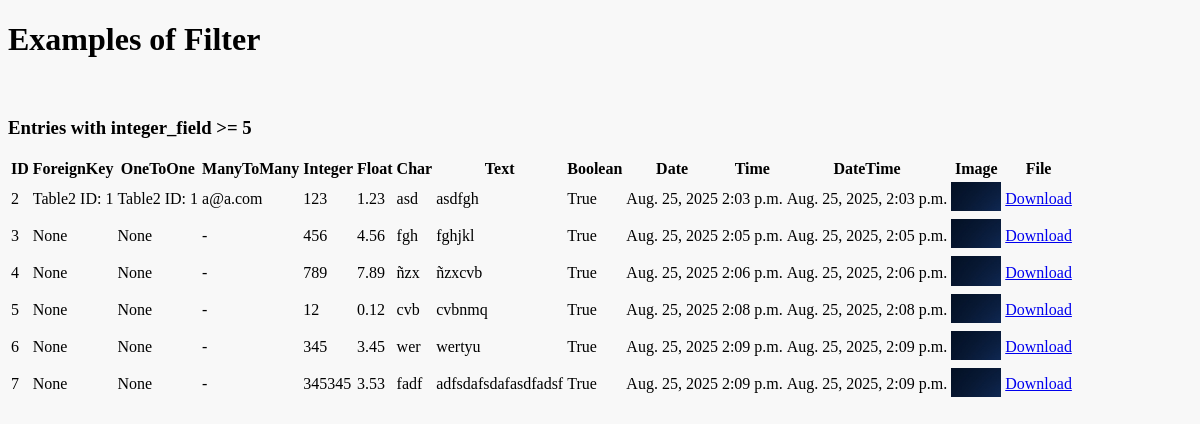
Page /filter_example on the earlier database version.
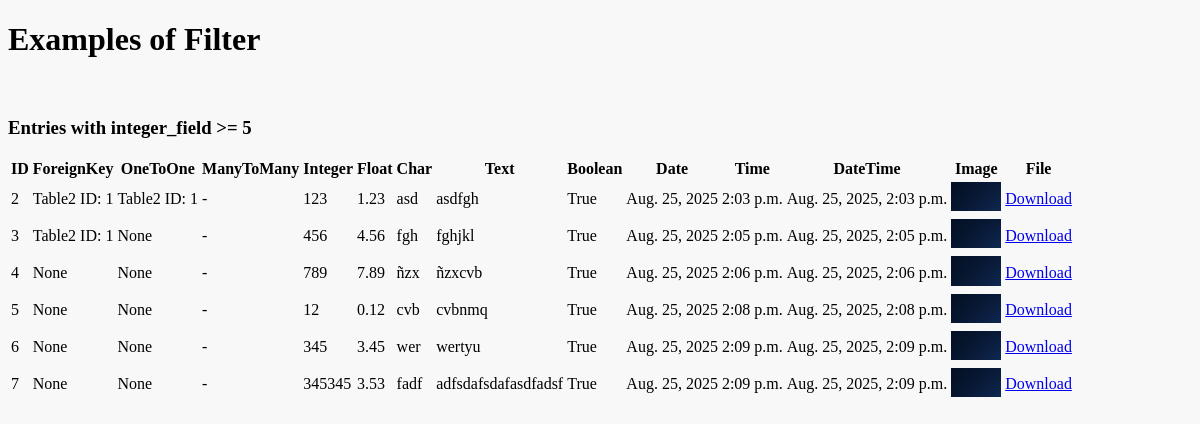
Same page on the later database version.
### rest/models.py (models this page shows, shortened)
class Table1(models.Model):
    foreign_key = models.ForeignKey(Table2, on_delete=models.CASCADE, related_name='table1_foreign', null=True, blank=True)
    one_to_one = models.OneToOneField(Table2, on_delete=models.CASCADE, related_name='table1_one', null=True, blank=True)
    many_to_many = models.ManyToManyField(Table3, related_name='table1_many', blank=True)
    integer_field = models.IntegerField(null=True, blank=True)      # Integer value (optional)
    float_field = models.FloatField(null=True, blank=True)          # Floating point number
    char_field = models.CharField(max_length=15)                    # Short text with max length
    text_field= models.TextField(blank=True)                        # Long text (optional)
    boolean_field = models.BooleanField(default=False)              # True or False
    date_field = models.DateField(null=True, blank=True)           # Date only
    time_field = models.TimeField(null=True, blank=True)           # Time only
    datetime_field = models.DateTimeField(null=True, blank=True)   # Full date and time
    image_field = models.ImageField(upload_to='images/', null=True, blank=True)  # For image files
    file_field = models.FileField(upload_to='files/', null=True, blank=True)     # For general files

class Table2(models.Model):
    CHOICES = (
        (1, 'option1'),
        (2, 'option2'),
    )
    positive_small_int = models.PositiveSmallIntegerField(choices=CHOICES, default=1)
    def __str__(self):
        return f"Table2 ID: {self.id}"

class Table3(models.Model):
    duration_field = models.DurationField()
    email_field = models.EmailField(max_length=254, unique=True)

### rest/views.py (the view)
# urls.py: path('filter_example', views.filter_example, name='filter_example'),
def filter_example(request):
    filtered_data = Table1.objects.filter(integer_field__gte=5)  # Example filter
    filtered_data_1 = Table1.objects.filter(integer_field=1)
    return render(request, 'queries.html', {
        'type': 'Filter',
        'query1_name': 'Entries with integer_field >= 5',
        'query2_name': 'Entries with integer_field = 1',
        'query1': filtered_data,
        'query2': filtered_data_1
    })

### json_app/context_processors.py (called while the page is built)
def dark_mode_context(request):
    return {'dark_mode': request.session.get('dark_mode', False)}

### rest/templates/queries.html (shortened to what this page needs)
{% extends "base.html" %}
{% block body %}
<h1>Examples of {{ type }}</h1>
<br>
<h3>{{ query1_name }}</h3>
<table>
    <thead>
        <tr>
            <th>ID</th>
            <th>ForeignKey</th>
            <th>OneToOne</th>
            <th>ManyToMany</th>
            <th>Integer</th>
            <th>Float</th>
            <th>Char</th>
            <th>Text</th>
            <th>Boolean</th>
            <th>Date</th>
            <th>Time</th>
            <th>DateTime</th>
            <th>Image</th>
            <th>File</th>
        </tr>
    </thead>
    <tbody>
        {% for entry in query1 %}
         <tr>
            <td>{{ entry.id }}</td>
            <td>{{ entry.foreign_key }}</td>
            <td>{{ entry.one_to_one }}</td>
            <td>
                {% for m in entry.many_to_many.all %}
                    {{ m.email_field }}{% if not forloop.last %}, {% endif %}
                {% empty %}
                    -
                {% endfor %}
            </td>
            <td>{{ entry.integer_field }}</td>
            <td>{{ entry.float_field }}</td>
            <td>{{ entry.char_field }}</td>
            <td>{{ entry.text_field|default:"-" }}</td>
            <td>{{ entry.boolean_field }}</td>
            <td>{{ entry.date_field }}</td>
            <td>{{ entry.time_field }}</td>
            <td>{{ entry.datetime_field }}</td>
            <td>
                {% if entry.image_field %}
                    <img src="{{ entry.image_field.url }}" alt="img" width="50">
                {% else %}
                    -
                {% endif %}
            </td>
            <td>
                {% if entry.file_field %}
                    <a href="{{ entry.file_field.url }}">Download</a>
                {% else %}
                    -
                {% endif %}
            </td>
        </tr>
        {% empty %}
        <tr><td colspan="6">Table1 is empty</td></tr>
        {% endfor %}
    </tbody>
</table>
<br>
{% endblock %}

Differences in the rows shown:
removed Table3: email_field "a@a.com", shown under Table1 "asd"
shown differently, row unchanged: Table1 "asd": now shows "-"
changed Table1 "fgh": foreign_key "None" → "Table2 ID: 1"
